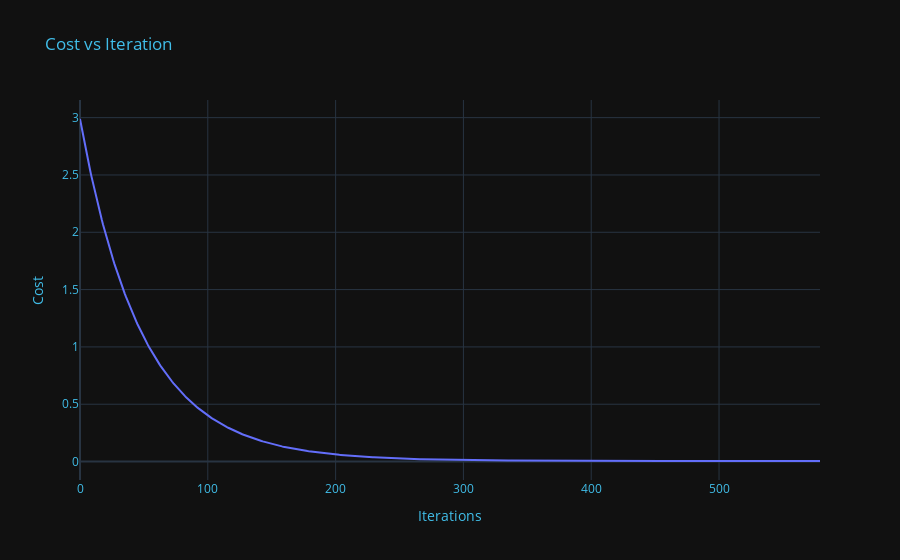

The notebook cell this image was saved under:
### Markdown cell above
### 1. Mean Squared Error (MSE)

**Formula:**
$$
\text{MSE} = \frac{1}{n} \sum_{i=1}^{n} (y_{\text{true}_i} - y_{\text{pred}_i})^2
$$

**Description:**
- **Mean Squared Error (MSE)** is a widely used metric for evaluating the accuracy of regression models.
- It measures the average squared difference between the predicted values ($y_{\text{pred}}$) and the actual target values ($y_{\text{true}}$).
- The squared differences are averaged across all data points in the dataset.

**Interpretation:**
- A lower MSE indicates a better fit of the model to the data, as it means the model's predictions are closer to the actual values.
- MSE is sensitive to outliers because the squared differences magnify the impact of large errors.

### 2. Root Mean Squared Error (RMSE)

**Formula:**
$$
\text{RMSE} = \sqrt{\text{MSE}}
$$

**Description:**
- **Root Mean Squared Error (RMSE)** is a variant of MSE that provides the square root of the average squared difference between predicted and actual values.
- It is often preferred because it is in the same unit as the target variable, making it more interpretable.

**Interpretation:**
- Like MSE, a lower RMSE indicates a better fit of the model to the data.
- RMSE is also sensitive to outliers due to the square root operation.

### 3. R-squared ($R^2$)

**Formula:**
$$
R^2 = 1 - \frac{\text{SSR}}{\text{SST}}
$$

**Description:**
- **R-squared ($R^2$)**, also known as the coefficient of determination, measures the proportion of the variance in the dependent variable ($y_{\text{true}}$) that is predictable from the independent variable(s) ($y_{\text{pred}}$) in a regression model.
- It ranges from 0 to 1, where 0 indicates that the model does not explain any variance, and 1 indicates a perfect fit.

**Interpretation:**
- A higher $R^2$ value suggests that the model explains a larger proportion of the variance in the target variable.
- However, $R^2$ does not provide information about the goodness of individual predictions or whether the model is overfitting or underfitting.

### Code cell
from mlfs.metrics import mse as custom_mse, rmse as custom_rmse, r2_score as custom_r2
from sklearn.metrics import mean_squared_error, mean_absolute_error, r2_score as sklearn_r2
from mlfs.preprocessing import train_test_split, standardize


X, y = generate_data(1000)
X_train, X_test, y_train, y_test = train_test_split(X,y)

custom_model = CustomLinearRegression()
custom_model.fit(X_train, y_train, plot_cost=True)
sk_model = SklearnLinearRegression()
sk_model = sk_model.fit(X_train, y_train)

y_pred_custom = custom_model.predict(X_test)
y_pred_sk     = sk_model.predict(X_test)

mse_c = custom_mse(y_test,y_pred_custom)
rmse_c = custom_rmse(y_test, y_pred_custom)
r2_c = custom_r2(y_test, y_pred_custom)

mse_s  = mean_squared_error(y_test, y_pred_sk)
rmse_s = np.sqrt(mse_s) 
r2_s   = sklearn_r2(y_test, y_pred_sk)

df_results = pd.DataFrame({
    'model': ['custom', 'sklearn'],
    'MSE':   [mse_c, mse_s],
    'RMSE':  [rmse_c, rmse_s],
    'R2':    [r2_c, r2_s]
})

display(df_results)

### Figure 1 — Plotly figure (JSON) as saved in the notebook; plotly's stock layout.template omitted (floating-point values rounded to 4 significant figures; data arrays with more than 128 entries replaced by an {"elided": "..."} marker saying what was removed)
{"data": [{"hovertemplate": "x=%{x}<br>y=%{y}<extra></extra>", "legendgroup": "", "line": {"color": "#636efa", "dash": "solid"}, "marker": {"symbol": "circle"}, "mode": "lines", "name": "", "orientation": "v", "showlegend": false, "type": "scatter", "x": {"elided": "580 int values"}, "xaxis": "x", "y": {"elided": "580 float values"}, "yaxis": "y"}], "layout": {"legend": {"tracegroupgap": 0}, "title": {"font": {"color": "#41BEE9"}, "text": "Cost vs Iteration"}, "xaxis": {"anchor": "y", "color": "#41BEE9", "domain": [0, 1], "title": {"text": "Iterations"}}, "yaxis": {"anchor": "x", "color": "#41BEE9", "domain": [0, 1], "title": {"text": "Cost"}}}}
